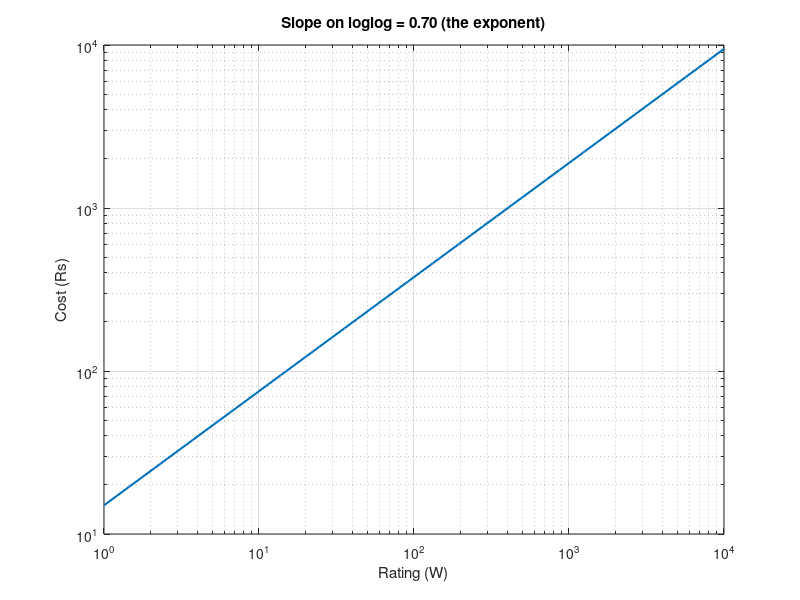

This figure's MATLAB source:
% Day 036 · Plots with Logarithmic Axes and Error Bars — A power law is a straight line on loglog
% Run: open this file in MATLAB and press Run (or type example_2 in the Command Window)

P = logspace(0, 4, 50);            % 1 W to 10 kW
cost = 15 * P.^0.7;                % equipment cost model
loglog(P, cost, 'LineWidth', 1.5)
grid on
xlabel('Rating (W)'); ylabel('Cost (Rs)')
p = polyfit(log10(P), log10(cost), 1);
title(sprintf('Slope on loglog = %.2f (the exponent)', p(1)))
